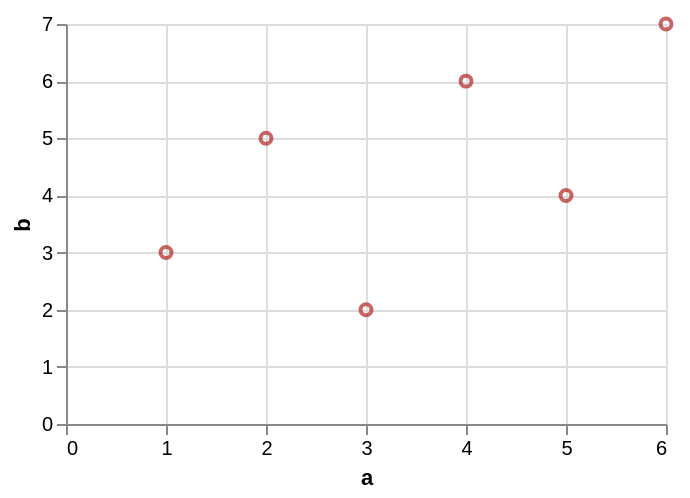

Specify this chart in Vega-Lite:
### Vega-Lite specification from a JSON file in a GitHub repository (floating-point values rounded to 4 significant figures)
{"$schema": "https://vega.github.io/schema/vega-lite/v6.json", "data": {"values": [{"a": 1, "b": 3, "c": "x", "d": "2020-01-01"}, {"a": 2, "b": 5, "c": "y", "d": "2020-03-01"}, {"a": 3, "b": 2, "c": "x", "d": "2020-06-01"}, {"a": 4, "b": 6, "c": "z", "d": "2020-09-01"}, {"a": 5, "b": 4, "c": "y", "d": "2021-01-01"}, {"a": 6, "b": 7, "c": "z", "d": "2021-04-01"}]}, "width": 300, "height": 200, "params": [{"name": "p1", "select": {"type": "point", "fields": ["c"]}}, {"name": "b1", "select": {"type": "interval", "encodings": ["x"]}}], "mark": "point", "encoding": {"x": {"field": "a", "type": "quantitative"}, "y": {"field": "b", "type": "quantitative"}, "color": {"condition": {"test": {"and": [{"param": "p1"}, {"param": "b1"}]}, "value": "firebrick"}, "value": "lightgray"}}}
